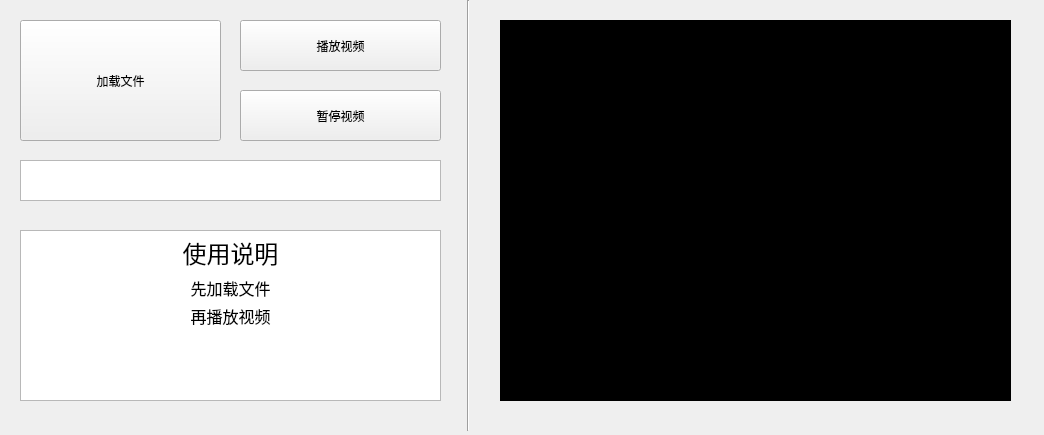
<?xml version="1.0" encoding="UTF-8"?>
<ui version="4.0">
 <class>Widget</class>
 <widget class="QWidget" name="Widget">
  <property name="geometry">
   <rect>
    <x>0</x>
    <y>0</y>
    <width>1044</width>
    <height>435</height>
   </rect>
  </property>
  <property name="windowTitle">
   <string>Form</string>
  </property>
  <widget class="QPushButton" name="pushButton">
   <property name="geometry">
    <rect>
     <x>20</x>
     <y>20</y>
     <width>201</width>
     <height>121</height>
    </rect>
   </property>
   <property name="text">
    <string>加载文件</string>
   </property>
  </widget>
  <widget class="QLabel" name="label">
   <property name="geometry">
    <rect>
     <x>500</x>
     <y>20</y>
     <width>511</width>
     <height>381</height>
    </rect>
   </property>
   <property name="styleSheet">
    <string notr="true">background-color: rgb(0, 0, 0);</string>
   </property>
   <property name="text">
    <string>TextLabel</string>
   </property>
  </widget>
  <widget class="Line" name="line">
   <property name="geometry">
    <rect>
     <x>460</x>
     <y>0</y>
     <width>16</width>
     <height>431</height>
    </rect>
   </property>
   <property name="orientation">
    <enum>Qt::Vertical</enum>
   </property>
  </widget>
  <widget class="QTextBrowser" name="textBrowser">
   <property name="geometry">
    <rect>
     <x>20</x>
     <y>230</y>
     <width>421</width>
     <height>171</height>
    </rect>
   </property>
   <property name="html">
    <string>&lt;!DOCTYPE HTML PUBLIC &quot;-//W3C//DTD HTML 4.0//EN&quot; &quot;http://www.w3.org/TR/REC-html40/strict.dtd&quot;&gt;
&lt;html&gt;&lt;head&gt;&lt;meta name=&quot;qrichtext&quot; content=&quot;1&quot; /&gt;&lt;meta charset=&quot;utf-8&quot; /&gt;&lt;style type=&quot;text/css&quot;&gt;
p, li { white-space: pre-wrap; }
hr { height: 1px; border-width: 0; }
li.unchecked::marker { content: &quot;\2610&quot;; }
li.checked::marker { content: &quot;\2612&quot;; }
&lt;/style&gt;&lt;/head&gt;&lt;body style=&quot; font-family:'Microsoft YaHei UI'; font-size:9pt; font-weight:400; font-style:normal;&quot;&gt;
&lt;p align=&quot;center&quot; style=&quot; margin-top:0px; margin-bottom:0px; margin-left:0px; margin-right:0px; -qt-block-indent:0; text-indent:0px;&quot;&gt;&lt;span style=&quot; font-size:18pt;&quot;&gt;使用说明&lt;/span&gt;&lt;/p&gt;
&lt;p align=&quot;center&quot; style=&quot; margin-top:0px; margin-bottom:0px; margin-left:0px; margin-right:0px; -qt-block-indent:0; text-indent:0px;&quot;&gt;&lt;span style=&quot; font-size:18pt; vertical-align:sub;&quot;&gt;先加载文件&lt;/span&gt;&lt;/p&gt;
&lt;p align=&quot;center&quot; style=&quot; margin-top:0px; margin-bottom:0px; margin-left:0px; margin-right:0px; -qt-block-indent:0; text-indent:0px;&quot;&gt;&lt;span style=&quot; font-size:18pt; vertical-align:sub;&quot;&gt;再播放视频&lt;/span&gt;&lt;/p&gt;&lt;/body&gt;&lt;/html&gt;</string>
   </property>
  </widget>
  <widget class="QPushButton" name="pushButton_3">
   <property name="geometry">
    <rect>
     <x>240</x>
     <y>20</y>
     <width>201</width>
     <height>51</height>
    </rect>
   </property>
   <property name="text">
    <string>播放视频</string>
   </property>
  </widget>
  <widget class="QPushButton" name="pushButton_4">
   <property name="geometry">
    <rect>
     <x>240</x>
     <y>90</y>
     <width>201</width>
     <height>51</height>
    </rect>
   </property>
   <property name="text">
    <string>暂停视频</string>
   </property>
  </widget>
  <widget class="QTextEdit" name="textEdit">
   <property name="geometry">
    <rect>
     <x>20</x>
     <y>160</y>
     <width>421</width>
     <height>41</height>
    </rect>
   </property>
  </widget>
 </widget>
 <resources/>
 <connections>
  <connection>
   <sender>pushButton</sender>
   <signal>clicked()</signal>
   <receiver>Widget</receiver>
   <slot>jiazai()</slot>
   <hints>
    <hint type="sourcelabel">
     <x>219</x>
     <y>50</y>
    </hint>
    <hint type="destinationlabel">
     <x>235</x>
     <y>55</y>
    </hint>
   </hints>
  </connection>
  <connection>
   <sender>pushButton_3</sender>
   <signal>clicked()</signal>
   <receiver>Widget</receiver>
   <slot>open_camera()</slot>
   <hints>
    <hint type="sourcelabel">
     <x>436</x>
     <y>67</y>
    </hint>
    <hint type="destinationlabel">
     <x>451</x>
     <y>66</y>
    </hint>
   </hints>
  </connection>
  <connection>
   <sender>pushButton_4</sender>
   <signal>clicked()</signal>
   <receiver>Widget</receiver>
   <slot>close_camera()</slot>
   <hints>
    <hint type="sourcelabel">
     <x>436</x>
     <y>171</y>
    </hint>
    <hint type="destinationlabel">
     <x>451</x>
     <y>176</y>
    </hint>
   </hints>
  </connection>
 </connections>
 <slots>
  <slot>jiazai()</slot>
  <slot>yunxin()</slot>
  <slot>open_camera()</slot>
  <slot>close_camera()</slot>
 </slots>
</ui>
